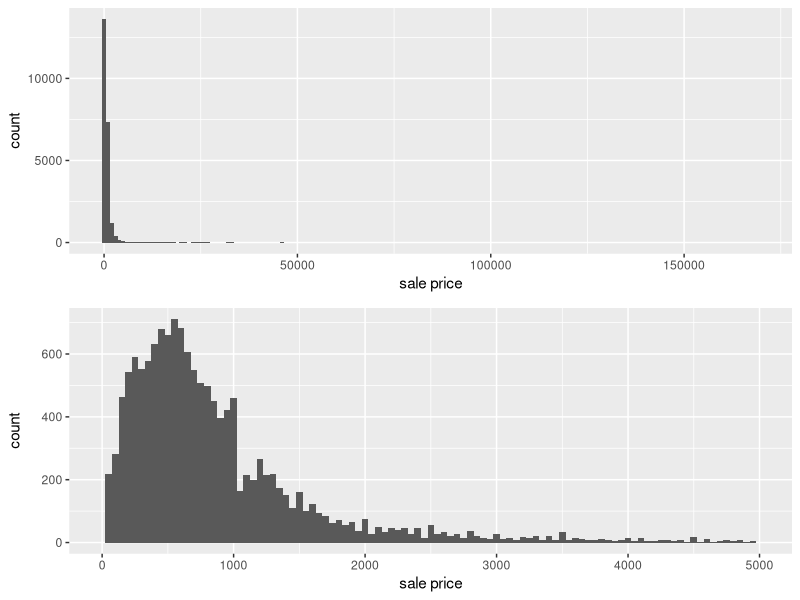
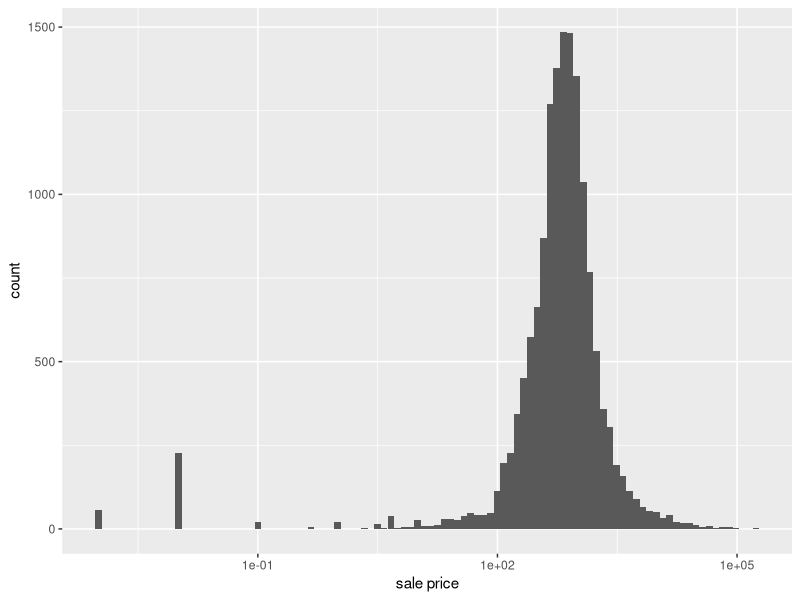
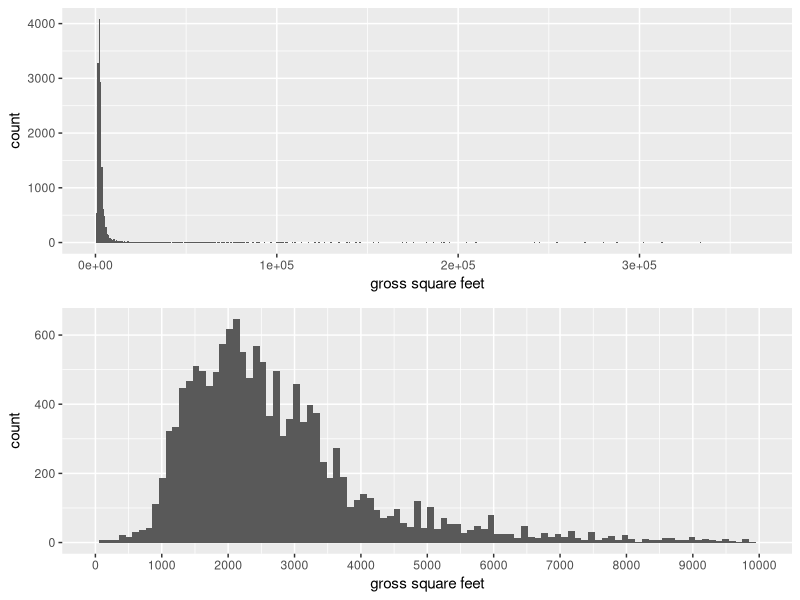
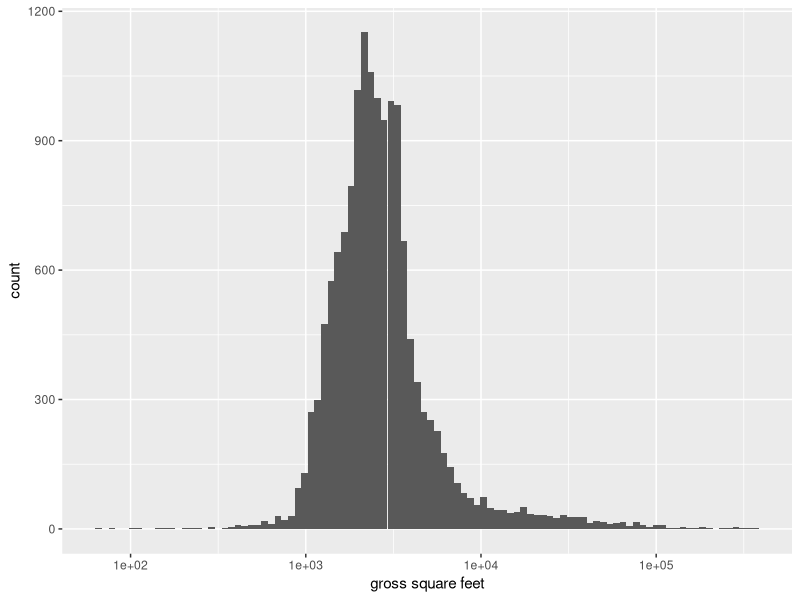
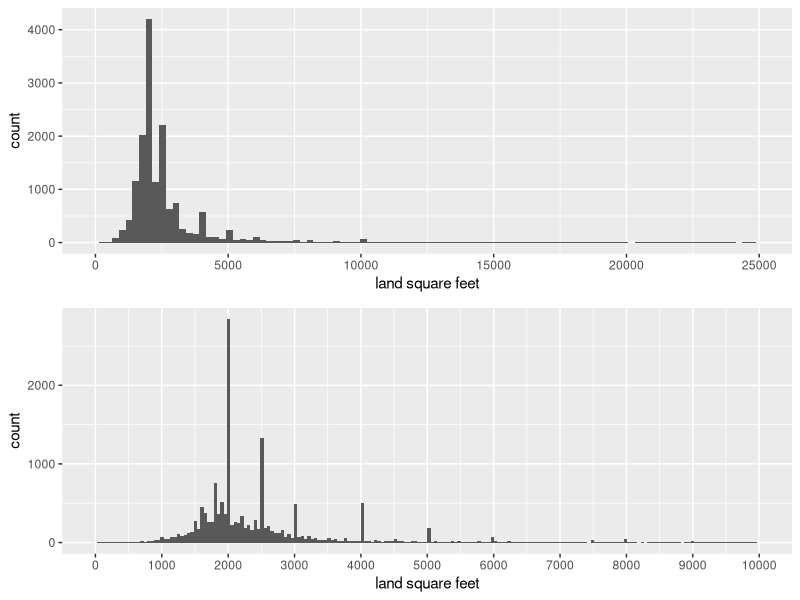
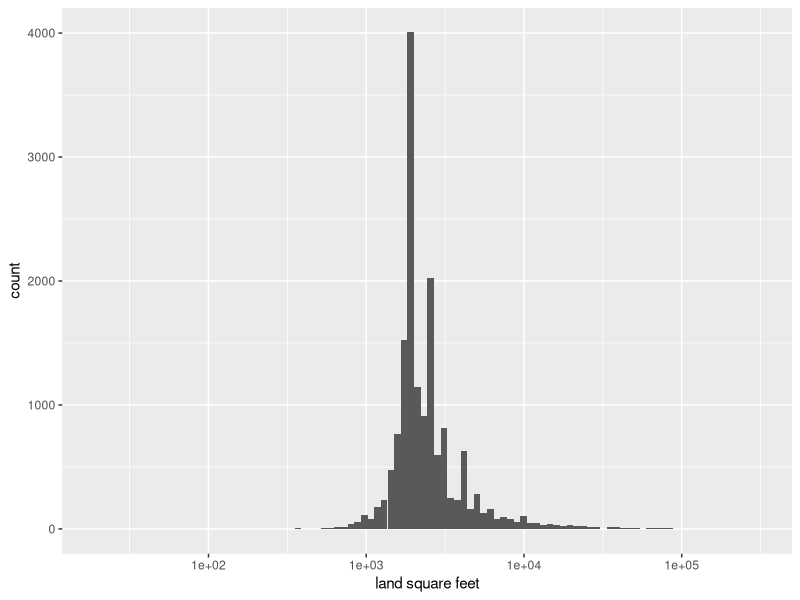
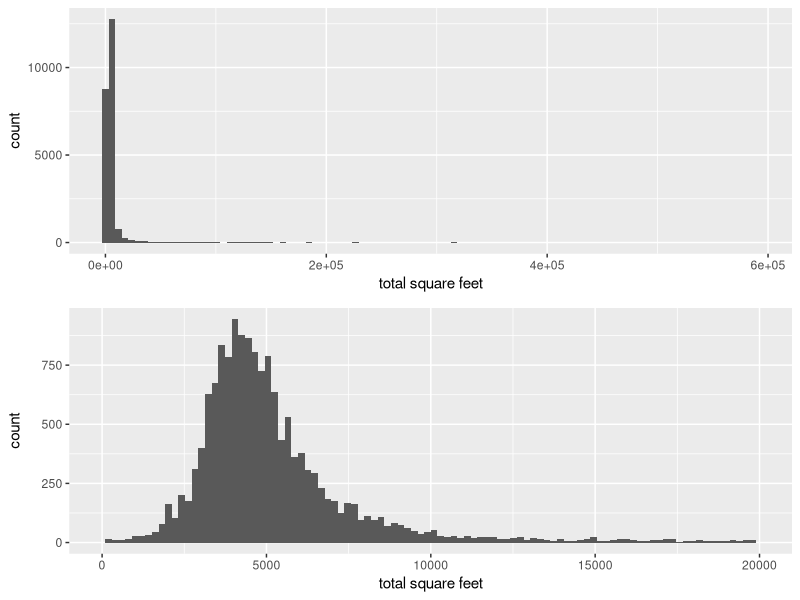
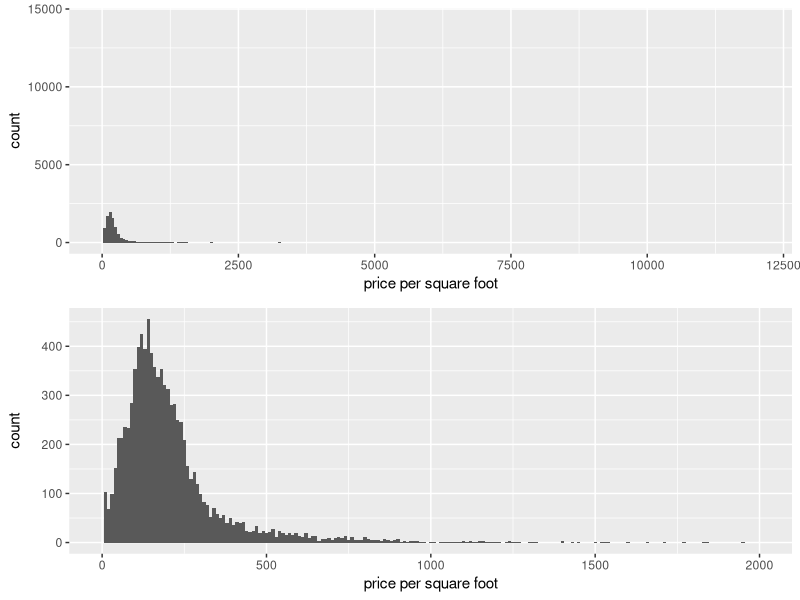

Reproduce these figures in R, in order.
## ---- chunk 1

library(ggplot2)
library(openxlsx)
library(gdata)
library(dplyr)
library(stats)
library(gridExtra)
library(grid)
library(gtable)
## ---- chunk 2
knitr::opts_chunk$set(warning=FALSE, message=FALSE)
## ---- chunk 3
# load the data 
sales <- read.xlsx("rollingsales_brooklyn.xlsx", sheet = 1, startRow = 5,
                   detectDates = TRUE)

# convert all column names to lower case
colnames(sales) <- tolower(colnames(sales))

# substitute empty strings with NA
sales[sales$tax.class.at.present =='  ', ]$tax.class.at.present <- NA
sales[sales$building.class.at.present =='  ', ]$building.class.at.present <-NA 
sales[sales$apartment.number == "            ", ]$apartment.number <-NA

# substitute zero zipcodes with NA
sales[sales$zip.code == 0,11] <-NA

# convert all categorical values to factor
sales$neighborhood <- as.factor(sales$neighborhood)
sales$building.class.category <- as.factor(sales$building.class.category)
sales$tax.class.at.present <- as.factor(sales$tax.class.at.present)
sales$building.class.at.present <- as.factor(sales$building.class.at.present)
sales$tax.class.at.time.of.sale <- as.factor(sales$tax.class.at.time.of.sale)
sales$building.class.at.time.of.sale <-
  as.factor(sales$building.class.at.time.of.sale)
sales$block <- as.factor(sales$block)
sales$lot <- as.factor(sales$lot)
sales$zip.code <- as.factor(sales$zip.code)

# substitute zeros and probably erroneus years with NA
sales[!is.na(sales$year.built) & sales$year.built == 1380,17] <- NA
sales[!is.na(sales$year.built) & sales$year.built == 1050,17] <- NA
sales[!is.na(sales$year.built) & sales$year.built == 0, 17] <- NA

# trim whitespaces
sales$neighborhood <- trim(sales$neighborhood)
sales$building.class.category <- trim(sales$building.class.category)
sales$address <- trim(sales$address)
sales$apartment.number <- trim(sales$apartment.number)
## ---- chunk 4
#  plots basic histogram
hist_base <- function(feature,  ...){
  ggplot(sales, aes(feature)) + geom_histogram( ... )
}
# plots basic bar chart
bar_base <- function(feature){
  ggplot(sales, aes(feature)) + geom_bar()
}
# arrange 2 plots in grid
plot_grid <- function(p1, p2, dir = "vertical"){
  g1 <- ggplotGrob(p1)
  g2 <- ggplotGrob(p2)
  
  if (dir == "vertical") {
    g = rbind(g1, g2, size="first")
    g$widths = grid::unit.pmax(g1$widths, g2$widths)
  } else if (dir == "horizontal") {
    g = cbind(g1,g2, size = "first")
    g$heights = grid::unit.pmax(g1$heights, g2$heights)
  }
  grid::grid.newpage()
  grid::grid.draw(g)
}

## ---- chunk 5
str(sales)
head(sales)

## ---- chunk 6
summary(sales$sale.price)

## ---- chunk 7
head(table(sales$sale.price))
## ---- chunk 8
nonzero_prices <- subset(sales, sale.price > 0)
summary(nonzero_prices$sale.price)
## ---- chunk 9
# select properties with 1$ price
one_dollar_sale <- sales %>%
  filter(sale.price == 1) %>%
  select(building.class.category,address, year.built,
         gross.square.feet, sale.price)
head(one_dollar_sale,10)
## ---- chunk 10
p1 <- hist_base(sales$sale.price/1000, binwidth = 1000) + xlab("sale price")
p2 <- hist_base(sales$sale.price/1000, binwidth = 50) + xlim(0.001,5000) +
  xlab("sale price")
plot_grid(p1, p2)
## ---- chunk 11
hist_base(sales$sale.price/1000,bins = 100) + scale_x_log10() +
  xlab("sale price")
## ---- chunk 12
summary(sales$gross.square.feet)
## ---- chunk 13
summary(subset(sales, gross.square.feet > 0)$gross.square.feet)
## ---- chunk 14
p1 <- hist_base(sales$gross.square.feet, bins = 500) + 
  scale_x_continuous(limits = c(1, 366000)) +
  xlab("gross square feet")
plot <-hist_base(sales$gross.square.feet, bins = 100) + 
  xlab("gross square feet")
p2 <- plot + scale_x_continuous(limits = c(1, 10000), 
                                breaks = seq(0,10000,1000))
plot_grid(p1, p2)
## ---- chunk 15
plot + scale_x_log10()
## ---- chunk 16
summary(sales$land.square.feet)
## ---- chunk 17
summary(subset(sales, land.square.feet > 0)$land.square.feet)
## ---- chunk 18
plot <-hist_base(sales$land.square.feet, bins = 100) +
  xlab("land square feet")
p1 <- plot +  scale_x_continuous(limits = c(1, 25000))
p2 <- hist_base(sales$land.square.feet, bins = 200) +
  scale_x_continuous(limits = c(1, 10000), breaks = seq(0,10000,1000)) +
  xlab("land square feet")
plot_grid(p1, p2)
## ---- chunk 19
plot + scale_x_log10()
## ---- chunk 20
# create new feature "total square feet" as sum of land and gross sf
sales <- mutate(sales, total.square.feet = land.square.feet + gross.square.feet)
## ---- chunk 21
summary(sales$total.square.feet)
## ---- chunk 22
summary(subset(sales, total.square.feet > 0)$total.square.feet)
## ---- chunk 23
p1 <- hist_base(sales$total.square.feet, bins = 100) +
  xlab("total square feet")
p2 <- p1 + scale_x_continuous(limits = c(1,20000))
plot_grid(p1, p2)
## ---- chunk 24
# create new feature "price.square.foot" price divided by total sq.ft
sales$price.square.foot <- 
   ifelse(sales$total.square.feet > 0,
          round(sales$sale.price / sales$total.square.feet, 2), 0)
## ---- chunk 25
summary(subset(sales, price.square.foot > 0)$price.square.foot)

## ---- chunk 26
p1 <- hist_base(sales$price.square.foot, binwidth = 50) +
  scale_x_continuous(limits = c(0, 12060)) +
  xlab("price per square foot")
p2 <- hist_base(sales$price.square.foot, binwidth = 10) +
  scale_x_continuous(limits = c(0.01, 2000)) +
  xlab("price per square foot")
plot_grid(p1, p2)
## ---- chunk 27
summary(sales$year.built)
## ---- chunk 28
p1 <- hist_base(sales$year.built, binwidth = 5) +
  scale_x_continuous(limits = c(1800,2020), breaks = seq(1800,2020,20)) +
  xlab("year built")
p2 <- hist_base(sales$year.built, binwidth = 1) + 
  scale_x_continuous(limits = c(1800,2020), breaks = seq(1800,2020,20)) +
  xlab("year built")
plot_grid(p1, p2)
## ---- chunk 29
table(sales$residential.units)
## ---- chunk 30
p1 <- hist_base(sales$residential.units, binwidth = 1) +
  xlab("residential units")
p2 <- p1 + scale_x_continuous(limits = c(0,50))
plot_grid(p1, p2)
## ---- chunk 31
table(sales$commercial.units)
## ---- chunk 32
p1 <- hist_base(sales$commercial.units, binwidth = 1) + 
  xlab("commercial units")
p2 <- p1 + scale_x_continuous(limits = c(0,20))
plot_grid(p1, p2)
## ---- chunk 33
table(sales$total.units)
## ---- chunk 34
p1 <- hist_base(sales$total.units, binwidth = 1) + xlab("total units")
p2 <- p1 + scale_x_continuous(limits = c(0,20))
plot_grid(p1, p2)
## ---- chunk 35
table(sales$borough)
## ---- chunk 36
# barplot with bars reordered by count
ggplot(sales,
       aes(x= reorder(neighborhood,neighborhood,function(x) length(x)))) + 
  geom_bar() + coord_flip() +
  labs(x = "Neighborhood")

## ---- chunk 37
sort(table(sales$building.class.category), decreasing = TRUE)[1:10]

## ---- chunk 38
ggplot(sales, aes(x = reorder(building.class.category,
                              building.class.category,
                              function(x) length(x)))) + 
  geom_bar() +
  coord_flip() +
  scale_y_log10(breaks = c(10,100,500,1000,5000)) +
  labs(x= "Building class category")
  
## ---- chunk 39
table(sales$tax.class.at.present)
## ---- chunk 40
sort(table(sales$block), decreasing = TRUE) [1:10]
## ---- chunk 41
sort(table(sales$lot), decreasing = TRUE) [1:10]
## ---- chunk 42
table(sales$`ease-ment`)
## ---- chunk 43
sort(table(sales$building.class.at.present), decreasing = TRUE)[1:10]
## ---- chunk 44
table(sales$building.class.at.present)
## ---- chunk 45
sort(table(sales$address), decreasing = TRUE)[1:5]
## ---- chunk 46
bar_base(sales$zip.code) +
  coord_flip() +
  labs(x = "zip code")
## ---- chunk 47
table(sales$tax.class.at.time.of.sale)
## ---- chunk 48
sort(table(sales$building.class.at.time.of.sale), decreasing = TRUE)
## ---- chunk 49
p1 <- hist_base(sales$sale.date, binwidth = 1) + xlab("sale date")
p2 <- hist_base(sales$sale.date, binwidth = 7) + xlab("sale date") +
  scale_x_date(date_breaks = '1 month') +
  theme(axis.text.x = element_text(angle=60, hjust=1))
plot_grid(p1, p2)
## ---- chunk 50
p1 <- ggplot(sales, aes(gross.square.feet, sale.price/1000)) +
  geom_point(alpha = 0.1) +
  scale_x_continuous(limits = c(0, 50000)) + 
  scale_y_continuous(limits = c(0, 50000)) 

p2 <-ggplot(sales, aes(gross.square.feet, sale.price/1000)) +
  geom_point(alpha = 0.1) +
  scale_x_continuous(limits = c(1, 10000)) + 
  scale_y_continuous(limits = c(1, 10000)) + 
  geom_smooth()

plot_grid(p1,p2,"horizontal")
## ---- chunk 51
cor = cor.test(sales$sale.price, sales$gross.square.feet)
cor$estimate
## ---- chunk 52
p1 <- ggplot(sales, aes(land.square.feet, sale.price/1000)) +
  geom_point(alpha = 0.1) 

p2 <-ggplot(sales, aes(land.square.feet, sale.price/1000)) +
  geom_point(alpha = 0.1) +
  scale_x_continuous(limits = c(1, 10000)) + 
  scale_y_continuous(limits = c(1, 10000)) 

plot_grid(p1,p2,"horizontal")
## ---- chunk 53
cor = cor.test(sales$sale.price, sales$land.square.feet)
cor$estimate
## ---- chunk 54
p1 <- ggplot(sales, aes(total.square.feet, sale.price/1000)) +
  geom_point(alpha = 0.1) +
  scale_x_continuous(limits = c(0, 50000)) + 
  scale_y_continuous(limits = c(0, 50000)) 

p2 <- ggplot(sales, aes(total.square.feet, sale.price/1000)) +
  geom_point(alpha = 0.1) +
  scale_x_continuous(limits = c(1, 10000)) + 
  scale_y_continuous(limits = c(1, 10000)) + 
  geom_smooth(method = "lm")

plot_grid(p1, p2, "horizontal")
## ---- chunk 55
cor = cor.test(sales$sale.price, sales$total.square.feet)
cor$estimate
## ---- chunk 56
ggplot(sales, aes(total.square.feet, price.square.foot)) + 
  geom_point(alpha = 1/20) + 
  scale_x_continuous(limits = c(1,10000)) +
  scale_y_continuous(limits = c(1,1000)) + 
  geom_smooth()
## ---- chunk 57
p1 <-ggplot(sales, aes(year.built, price.square.foot)) + 
  geom_point(alpha = 1/20)  

p2 <- ggplot(sales, aes(year.built, price.square.foot)) + 
  geom_jitter(alpha = 1/30, width = 1) + 
  scale_x_continuous(limits = c(1895,2016), breaks = seq(1890,2020,20)) + 
  scale_y_continuous(limits = c(1,2000))

plot_grid(p1, p2)
## ---- chunk 58
# add new feature "year.built.bucket" - divide years to 10 year buckets
sales$year.built.bucket <- cut(sales$year.built,
                               breaks = seq(1890,2020,10),
                               dig.lab = 4)
## ---- chunk 59
ggplot(subset(sales,price.square.foot > 0),
       aes( year.built.bucket,price.square.foot)) + 
  geom_boxplot(outlier.colour = NA) + 
  scale_y_continuous(limits = c(0,1000)) +
  theme(axis.text.x = element_text(angle=60, hjust=1))
## ---- chunk 60
ggplot(filter(sales, price.square.foot > 0),
       aes(neighborhood, price.square.foot)) + 
  geom_boxplot() + 
  coord_flip(ylim = c(1,2500)) 
## ---- chunk 61
ggplot(filter(sales, sale.price > 0),
       aes(neighborhood, sale.price/(total.units * 1000))) + 
  geom_boxplot() + 
  coord_flip(ylim = c(0,5000))
## ---- chunk 62
ggplot(filter(sales,gross.square.feet >0),
       aes(neighborhood, gross.square.feet)) + 
  geom_boxplot() + 
  scale_y_log10() +
  coord_flip()
## ---- chunk 63
ggplot(filter(sales,gross.square.feet >0),
       aes(neighborhood, gross.square.feet/total.units)) + 
  geom_boxplot() + 
  coord_flip(ylim = c(0,30000))
## ---- chunk 64
ggplot(filter(sales,gross.square.feet >0),
       aes(neighborhood, gross.square.feet/total.units)) + 
  geom_boxplot() + 
  coord_flip(ylim = c(0,10000))
## ---- chunk 65
ggplot(filter(sales,sale.price > 0),
       aes(tax.class.at.present, sale.price/1000)) + 
  geom_boxplot() +
  coord_cartesian(ylim = c(0,10000))
## ---- chunk 66
ggplot(filter(sales,price.square.foot >0), aes(price.square.foot)) + 
  geom_density(aes(color = tax.class.at.present)) +
  coord_cartesian(xlim = c(0,2000)) +
  scale_color_brewer(palette = "Dark2")
## ---- chunk 67
ggplot(filter(sales,price.square.foot > 0),
       aes(tax.class.at.present, price.square.foot)) + 
  geom_boxplot() +
  coord_cartesian(ylim = c(0,3000))
## ---- chunk 68
ggplot(filter(sales,gross.square.feet > 0), aes(gross.square.feet)) + 
  geom_density(aes(color = tax.class.at.time.of.sale)) + 
  coord_cartesian(xlim = c(1,20000))
## ---- chunk 69
ggplot(sales, aes(neighborhood) ) +
  geom_bar(aes(fill= tax.class.at.time.of.sale), position = "dodge") + 
  coord_flip() + scale_fill_brewer(palette = "Set1")
## ---- chunk 70
ggplot(sales, aes(neighborhood) ) +
  geom_bar(aes(fill= tax.class.at.time.of.sale), position = "fill") + 
  coord_flip() +
  scale_fill_brewer(palette = 'Set1')
## ---- chunk 71
ggplot(sales, aes(building.class.category, price.square.foot)) +
  geom_boxplot() + 
  coord_flip() + 
  scale_y_continuous(limits = c(1,1000))
## ---- chunk 72
ggplot(sales, aes(sale.date, sale.price/1000)) +
  geom_point(alpha = 1/5) +
  scale_x_date(date_breaks = '1 month') + 
  scale_y_continuous(limits = c(0,50000)) +
  theme(axis.text.x = element_text(angle=60, hjust=1))
## ---- chunk 73
# added summary statistics to the plot
ggplot(sales, aes(sale.date, sale.price/1000)) + 
  geom_point(alpha = 1/20) + 
  geom_line(color = 'red',stat = "summary", fun.y = mean) + 
  scale_x_date(date_breaks = '1 month') +
  scale_y_continuous(limits = c(1,10000)) +
  theme(axis.text.x = element_text(angle=60, hjust=1))
## ---- chunk 74
ggplot(sales, aes(sale.date, price.square.foot)) +
  geom_point(alpha = 1/5) +
  scale_x_date(date_breaks = '1 month') + 
  scale_y_continuous(limits = c(1,1000)) +
  geom_smooth(method = 'gam') +
  theme(axis.text.x = element_text(angle=60, hjust=1))
## ---- chunk 75
ggplot(sales, aes(gross.square.feet, sale.price/1000)) +
  geom_point(aes(color = tax.class.at.time.of.sale),alpha = 0.3) +
  scale_x_continuous(limits = c(1, 10000)) + 
  scale_y_continuous(limits = c(1, 10000)) +
  scale_color_brewer(palette = 'Set2') +
  facet_wrap(~tax.class.at.time.of.sale) + 
  geom_smooth(se = TRUE)
## ---- chunk 76
ggplot(filter(sales,gross.square.feet > 0,sale.price > 0),
       aes(gross.square.feet/total.units,
           sale.price/total.units,
           color = tax.class.at.time.of.sale)) +
  geom_point(alpha = 0.3) +
  scale_y_log10() +
  scale_x_log10() +
  scale_color_brewer(palette = 'Set2') +
  facet_wrap(~tax.class.at.time.of.sale,nrow =2)+
  geom_smooth(se = FALSE)
## ---- chunk 77
ggplot(filter(sales,gross.square.feet > 0,price.square.foot > 10),
       aes(gross.square.feet/total.units,
           price.square.foot)) +
  geom_point(aes(color = tax.class.at.time.of.sale),alpha = 0.3) +
  scale_y_log10() +
  scale_x_log10() +
  scale_color_brewer(palette = 'Set2') +
  geom_smooth(aes(color = tax.class.at.time.of.sale), se = FALSE) + 
  facet_wrap(~tax.class.at.time.of.sale,nrow = 2)
## ---- chunk 78
ggplot(filter(sales,gross.square.feet > 0,sale.price > 1000, year.built >0),
       aes(gross.square.feet/total.units,
           sale.price/total.units)) +
  geom_point(aes(color = year.built),
             alpha = 0.3) +
  scale_y_log10() +
  scale_colour_gradientn(colours = heat.colors(14)) +
  coord_cartesian(xlim = c(10,3000), ylim = c(1000,10000000))
## ---- chunk 79
ggplot(filter(sales, sale.price >1000),
       aes(year.built.bucket,sale.price/total.units)) +
  geom_boxplot(aes(fill = tax.class.at.time.of.sale), outlier.colour = NA) +
  scale_y_log10(limits = c(2000, 100000000)) +
  theme(axis.text.x = element_text(angle=60, hjust=1))
## ---- chunk 80
ggplot(filter(sales, price.square.foot >0),
       aes(year.built.bucket,price.square.foot)) +
  geom_boxplot(aes(fill = tax.class.at.time.of.sale) ) +
  coord_cartesian(ylim = c(0,2000))+
  theme(axis.text.x = element_text(angle=60, hjust=1))
## ---- chunk 81
ggplot(filter(sales, sale.price > 1000),
       aes(sale.price/(total.units*1000),neighborhood)) +
  geom_jitter(aes(color = tax.class.at.time.of.sale),
              height = 0.9, alpha = 1, shape = ".") + 
  coord_cartesian(xlim = c(0,5000))
## ---- chunk 82

ggplot(sales, aes(x = sale.price/1000)) + 
  geom_histogram(bins = 200, fill = 'darkblue') +
  scale_x_log10(breaks = c(1,10,100,1000,10000)) +
  labs(x = "Sale price in $1000",y = "Number of sales",
       title = "Distribution of sale prices on log scale")
## ---- chunk 83
ggplot(filter(sales, sale.price >1000),
       aes(year.built.bucket,sale.price/total.units)) +
  geom_boxplot(aes(fill = tax.class.at.time.of.sale),outlier.colour = NA) +
  scale_y_log10(limits = c(2000,100000000),
                breaks = c(10000,100000,1000000,10000000),
                labels = c("10 000",'100 000','1 000 000','10 000 000')) +
  theme(axis.text.x = element_text(angle=60, hjust=1)) +
  labs(title = "Distribution of sale prices by years built (in log scale)",
       x = 'Year built',
       y = 'Sale price for unit, $',
       fill = 'Tax class')
## ---- chunk 84
ggplot(filter(sales,gross.square.feet > 0,sale.price > 5000),
       aes(gross.square.feet/total.units,
           sale.price/total.units)) +
  geom_point(aes(color = tax.class.at.time.of.sale),alpha = 0.3) +
  scale_y_log10(breaks = c(10000,1000000,100000000),
                labels = c('10 000','1 000 000','100 000 000')) +
  scale_x_log10(labels = c('1000','10 000','100 000'),
                breaks = c(1000,10000,100000)) +
  scale_color_brewer(palette = 'Set2') +
  geom_smooth(aes(color = tax.class.at.time.of.sale), se= FALSE) +
  facet_grid(~tax.class.at.time.of.sale) + 
  labs(title = "Relationship between floor area and price of one unit",
       x = "Gross square feet ",
       y = "Sale price, $",
       color = "Tax class")
